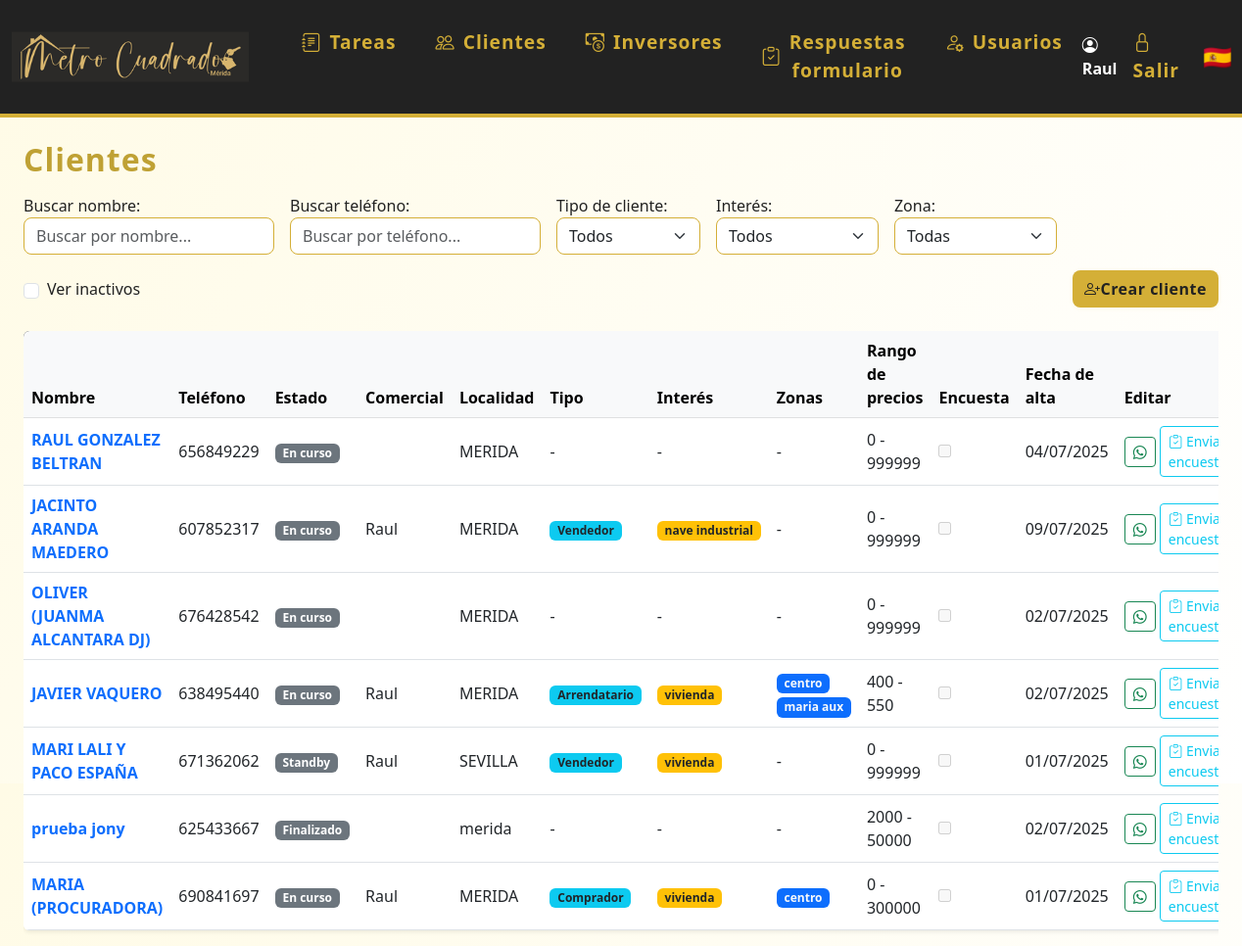
The app's page /clientes (signed in), older data.
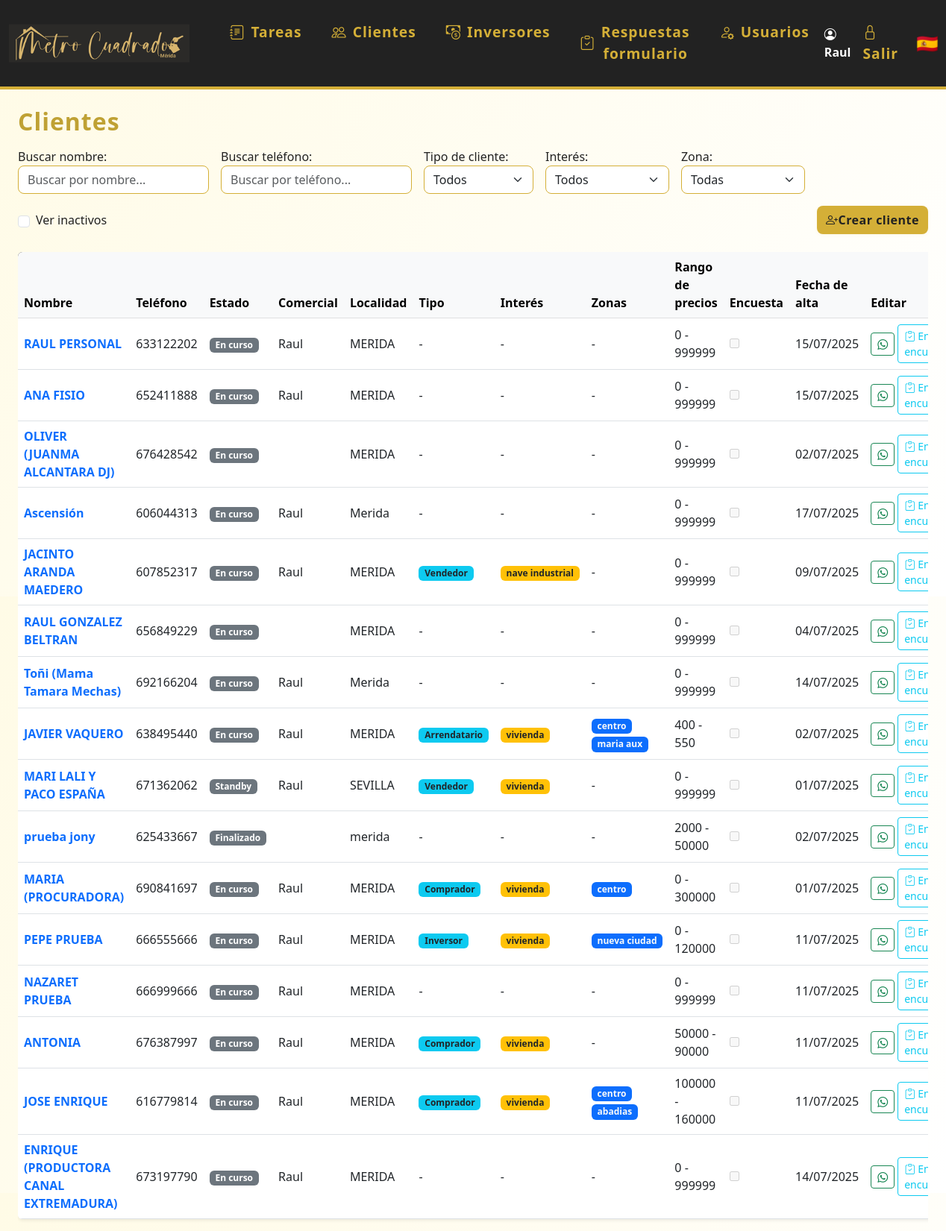
The same page, newer data.
### models.py (models this page shows)
class Usuario(UserMixin, db.Model):
    id = db.Column(db.Integer, primary_key=True)
    nombre = db.Column(db.String(80), unique=True, nullable=False)
    password = db.Column(db.String(200), nullable=False)
    es_admin = db.Column(db.Boolean, default=False)
    color = db.Column(db.String(7), nullable=True, default='#3788d8') # Color en formato hex, e.g., #RRGGBB
    email = db.Column(db.String(120), unique=True, nullable=True)
    telefono = db.Column(db.String(20), unique=True, nullable=True)
    activo = db.Column(db.Boolean, default=True)  # Nuevo campo para desactivar usuario
    eventos = db.relationship('Evento', backref='usuario', lazy=True)
    tareas = db.relationship('Tarea', back_populates='usuario')

class Cliente(db.Model):
    id = db.Column(db.Integer, primary_key=True)
    nombre = db.Column(db.String(120), nullable=False)
    email = db.Column(db.String(120), unique=True, nullable=True)
    telefono = db.Column(db.String(20), unique=True)
    estado = db.Column(db.String(20), nullable=False, default='en_curso') # en_curso, ha_comprado, cancelado
    localidad = db.Column(db.String(120), nullable=True)
    observaciones = db.Column(db.Text, nullable=True)
    tipo_cliente = db.Column(db.String(50), nullable=True)
    interes = db.Column(db.Text, nullable=True)
    zonas = db.Column(db.Text, nullable=True)
    precio_min = db.Column(db.Integer, nullable=True)
    precio_max = db.Column(db.Integer, nullable=True)
    encuesta_enviada = db.Column(db.Boolean, default=False)
    comercial_id = db.Column(db.Integer, db.ForeignKey('usuario.id'), nullable=True)
    fecha_creacion = db.Column(db.DateTime, default=datetime.utcnow)
    activo = db.Column(db.Boolean, default=True)  # Nuevo campo para desactivar cliente
    eventos = db.relationship('Evento', backref='cliente', lazy=True)
    tareas = db.relationship('Tarea', back_populates='cliente')
    visto_por = db.Column(db.Integer, db.ForeignKey('cliente.id'), nullable=True)

### app.py (the view)
@app.route('/clientes')
@login_required
def clientes():
    estado = request.args.get('estado')
    tipo_cliente = request.args.get('tipo_cliente')
    interes = request.args.get('interes')
    mostrar_inactivos = request.args.get('inactivos') == '1'
    query = Cliente.query
    if not mostrar_inactivos:
        query = query.filter_by(activo=True)
    if not current_user.es_admin:
        query = query.filter_by(comercial_id=current_user.id)
    if estado:
        query = query.filter_by(estado=estado)
    if tipo_cliente:
        query = query.filter_by(tipo_cliente=tipo_cliente)
    if interes:
        query = query.filter(Cliente.interes != None).filter(Cliente.interes.like(f"%{interes}%"))
    clientes = query.all()
    from datetime import datetime, time
    def fecha_hora_ultima_tarea(cliente):
        if cliente.tareas:
            return max((datetime.combine(t.fecha, t.hora or time.min) for t in cliente.tareas if t.fecha), default=None)
        return None
    clientes.sort(key=lambda c: fecha_hora_ultima_tarea(c) or datetime.min, reverse=True)
    usuarios_dict = {u.id: u.nombre for u in Usuario.query.all()}
    return render_template('clientes.html', clientes=clientes, usuarios_dict=usuarios_dict)

### app.py (called while the page is built)
@login_manager.user_loader
def load_user(user_id):
    return Usuario.query.get(int(user_id))

### templates/clientes.html (shortened to what this page needs)
{% extends 'base.html' %}
{% block content %}
<h2 class="mb-3">Clientes</h2>
<form method="get" class="mb-4" style="max-width:1300px;display:flex;gap:16px;align-items:end;flex-wrap:wrap;">
  <div style="display:flex;flex:1;gap:16px;align-items:end;flex-wrap:wrap;">
    <div style="flex:1;min-width:200px;">
        <label for="buscadorCliente">Buscar nombre:</label>
        <input type="text" id="buscadorCliente" placeholder="Buscar por nombre..." class="form-control" style="min-width:180px;">
    </div>
    <div style="flex:1;min-width:200px;">
        <label for="buscadorTelefono">Buscar teléfono:</label>
        <input type="text" id="buscadorTelefono" placeholder="Buscar por teléfono..." class="form-control" style="min-width:180px;">
    </div>
    <div>
        <label for="tipo_cliente">Tipo de cliente:</label>
        <select name="tipo_cliente" id="tipo_cliente" class="form-select" onchange="this.form.submit()">
            <option value="">Todos</option>
        </select>
    </div>
    <div>
        <label for="interes">Interés:</label>
        <select name="interes" id="interes" class="form-select" onchange="this.form.submit()">
            <option value="">Todos</option>
        </select>
    </div>
    <div>
        <label for="zona">Zona:</label>
        <select name="zona" id="zona" class="form-select" onchange="this.form.submit()">
            <option value="">Todas</option>
        </select>
    </div>
    <div style="align-self:end;min-width:120px;max-width:180px;display:flex;align-items:center;height:38px;white-space:nowrap;">
        <input class="form-check-input me-2" type="checkbox" value="1" id="mostrarInactivos" name="inactivos" onchange="this.form.submit()" {% if request.args.get('inactivos') == '1' %}checked{% endif %}>
        <label class="form-check-label" for="mostrarInactivos" style="margin-bottom:0;">Ver inactivos</label>
    </div>
  </div>
  <a href="/crear_cliente" class="btn btn-primary" style="height:38px;display:flex;align-items:center;align-self:end;margin-left:auto;"><i class="bi bi-person-plus"></i> Crear cliente</a>
</form>
<div class="table-responsive">
<table class="table table-hover align-middle shadow-sm bg-white rounded" style="min-width:1300px;">
    <thead class="table-light">
        <tr>
            <th>Nombre</th>
            <th>Teléfono</th>
            <th>Estado</th>
            <th>Comercial</th>
            <th>Localidad</th>
            <th>Tipo</th>
            <th>Interés</th>
            <th>Zonas</th>
            <th>Rango de precios</th>
            <th>Encuesta</th>
            <th>Fecha de alta</th>
            <th>Editar</th>
        </tr>
    </thead>
    <tbody>
    {% for cliente in clientes %}
        <tr>
            <td>
                <a href="/editar_cliente/{{ cliente.id }}" class="fw-bold text-decoration-none">{{ cliente.nombre }}</a>
            </td>
            <td>{{ cliente.telefono }}</td>
            <td>
                <span class="badge bg-secondary">
                  {% if cliente.estado == 'pendiente' %}Standby{% else %}{{ cliente.estado.replace('_', ' ').capitalize() }}{% endif %}
                </span>
            </td>
            <td>{% if cliente.comercial_id and usuarios_dict and cliente.comercial_id in usuarios_dict %}{{ usuarios_dict[cliente.comercial_id] }}{% endif %}</td>
            <td>{{ cliente.localidad or '-' }}</td>
            <td>
                {% if cliente.tipo_cliente %}
                  <span class="badge bg-info text-dark">{{ cliente.tipo_cliente.capitalize() }}</span>
                {% else %}-{% endif %}
            </td>
            <td>
                {% if cliente.interes %}
                  {% for interes in cliente.interes.split(',') %}
                    <span class="badge bg-warning text-dark">{{ interes }}</span>
                  {% endfor %}
                {% else %}-{% endif %}
            </td>
            <td>
                {% if cliente.zonas %}
                  {% for zona in cliente.zonas.split(',') %}
                    <span class="badge bg-primary text-light">{{ zona }}</span>
                  {% endfor %}
                {% else %}-{% endif %}
            </td>
            <td>
              {{ cliente.precio_min if cliente.precio_min is not none else 0 }} - {{ cliente.precio_max if cliente.precio_max is not none else 999999 }}
            </td>
            <td><input type="checkbox" disabled {% if cliente.encuesta_enviada %}checked{% endif %}></td>
            <td>{% if cliente.fecha_creacion %}{{ cliente.fecha_creacion.strftime('%d/%m/%Y') }}{% else %}-{% endif %}</td>
            <td>
              <div class="d-inline-flex align-items-center gap-1">
                {% if cliente.telefono %}
                  <a href="https://wa.me/{{ cliente.telefono|replace(' ', '') }}" title="Enviar WhatsApp" class="btn btn-outline-success btn-sm whatsapp-btn" data-telefono="{{ cliente.telefono|replace(' ', '') }}">
                    <i class="bi bi-whatsapp"></i>
                  </a>
                  {% if not cliente.encuesta_enviada %}
                    <a href="#" class="btn btn-outline-info btn-sm encuesta-btn" data-telefono="{{ cliente.telefono|replace(' ', '') }}" data-cliente-id="{{ cliente.id }}" title="Enviar encuesta">
                      <i class="bi bi-clipboard-check"></i> Enviar encuesta
                    </a>
                  {% endif %}
                {% endif %}
              </div>
            </td>
        </tr>
    {% else %}
        <tr><td colspan="14"><em>No hay clientes registrados.</em></td></tr>
    {% endfor %}
    </tbody>
</table>
</div>
{% endblock %}

### templates/base.html (shortened to what this page needs)
<!DOCTYPE html>
<html lang="es">
<head>
    <link rel="stylesheet" href="https://cdn.jsdelivr.net/npm/bootstrap@5.3.0/dist/css/bootstrap.min.css">
    <link rel="stylesheet" href="{{ url_for('static', filename='estilos.css') }}">
    <link rel="stylesheet" href="https://cdn.jsdelivr.net/npm/bootstrap-icons@1.10.5/font/bootstrap-icons.css">
</head>
<body class="d-flex flex-column vh-100">
{% if request.path != '/login' %}
<nav class="navbar navbar-expand-lg mb-4">
  <div class="container-fluid">
    <a class="navbar-brand d-flex align-items-center" href="/">
      <img src="{{ url_for('static', filename='logoraul.png') }}" alt="Logo" style="height:90px;margin-right:18px;">
    </a>
    <div class="collapse navbar-collapse" id="navbarNav">
      <ul class="navbar-nav me-auto mb-2 mb-lg-0">
        <li class="nav-item mx-1">
          <a class="nav-link btn btn-outline-success rounded-pill px-3 d-flex align-items-center gap-2" href="/">
            <i class="bi bi-journal-text"></i> Tareas
          </a>
        </li>
        <li class="nav-item mx-1">
          <a class="nav-link btn btn-outline-primary rounded-pill px-3 d-flex align-items-center gap-2" href="/clientes">
            <i class="bi bi-people"></i> Clientes
          </a>
        </li>
        <li class="nav-item mx-1">
          <a class="nav-link btn btn-outline-danger rounded-pill px-3 d-flex align-items-center gap-2" href="/inversores">
            <i class="bi bi-cash-coin"></i> Inversores
          </a>
        </li>
        {% if current_user.is_authenticated %}
        <li class="nav-item mx-1">
          <a class="nav-link btn btn-outline-secondary rounded-pill px-3 d-flex align-items-center gap-2" href="/respuestas_formulario">
            <i class="bi bi-clipboard-check"></i> Respuestas formulario
          </a>
        </li>
        {% endif %}
        {% if current_user.is_authenticated and current_user.es_admin %}
        <li class="nav-item mx-1">
          <a class="nav-link btn btn-outline-dark rounded-pill px-3 d-flex align-items-center gap-2" href="/usuarios">
            <i class="bi bi-person-gear"></i> Usuarios
          </a>
        </li>
        {% endif %}
      </ul>
      <ul class="navbar-nav align-items-center">
        {% if current_user.is_authenticated %}
        <li class="nav-item me-2">
          <span class="navbar-text fw-bold text-white"><i class="bi bi-person-circle"></i> {{ current_user.nombre }}</span>
        </li>
        <li class="nav-item"><a class="nav-link" href="/logout" title="Salir"><span class="bi bi-lock"></span> Salir</a></li>
        {% else %}
        <li class="nav-item"><a class="nav-link" href="/login" title="Entrar"><span class="bi bi-lock"></span> Entrar</a></li>
        {% endif %}
        <li class="nav-item ms-3"><span class="fs-4">🇪🇸</span></li>
      </ul>
    </div>
  </div>
</nav>
{% endif %}
<div class="flex-grow-1 d-flex flex-column px-4" style="width:100vw;">
    {% block content %}{% endblock %}
</div>
</body>
</html>

### static/estilos.css (style rules this page uses)
body { background: linear-gradient(120deg, #fffbe6 0%, #fff 100%); font-family: 'Segoe UI', 'Arial', sans-serif; color: #222; }
.navbar { background: #222 !important; border-bottom: 4px solid #d4af37; }
.navbar-brand, .navbar-nav .nav-link { color: #d4af37 !important; font-weight: 600; font-size: 1.2rem; letter-spacing: 1px; }
.navbar-brand img { height: 40px; margin-right: 10px; }
.btn-primary, .btn-success { background: #d4af37; border: none; color: #222; font-weight: 600; border-radius: 8px; box-shadow: 0 1px 4px rgba(212,175,55,0.10), 0 0 0 0 #d4af37; letter-spacing: 0.5px; transition: background 0.2s, color 0.2s, box-shadow 0.2s; }
.table thead { background: #222; color: #d4af37; }
h2 { color: #bfa134; font-weight: 700; letter-spacing: 1px; margin-bottom: 1.2rem; }
.form-control, .form-select { border-radius: 8px; border: 1.5px solid #d4af37; box-shadow: none; transition: border 0.2s, box-shadow 0.2s; }
.table { border-radius: 12px; overflow: hidden; box-shadow: 0 1px 8px rgba(212,175,55,0.07); }

Row changes from the older to the newer data that the page shows:
added Cliente: nombre "RAUL PERSONAL", telefono "633122202", estado.replace "En curso", {{ usuarios_dict[cliente.comercial_id] }} "Raul", localidad "MERIDA", precio_min "0", precio_max "999999", fecha_creacion "15/07/2025", shown under "Clientes"
added Cliente: nombre "ANA FISIO", telefono "652411888", estado.replace "En curso", {{ usuarios_dict[cliente.comercial_id] }} "Raul", localidad "MERIDA", precio_min "0", precio_max "999999", fecha_creacion "15/07/2025", shown under "Clientes"
shown differently, row unchanged: Cliente "OLIVER (JUANMA ALCANTARA DJ)": moves up the list
added Cliente: nombre "Ascensión", telefono "606044313", estado.replace "En curso", {{ usuarios_dict[cliente.comercial_id] }} "Raul", localidad "Merida", precio_min "0", precio_max "999999", fecha_creacion "17/07/2025", shown under "Clientes"
shown differently, row unchanged: Cliente "JACINTO ARANDA MAEDERO": moves down the list
added Cliente: nombre "Toñi (Mama Tamara Mechas)", telefono "692166204", estado.replace "En curso", {{ usuarios_dict[cliente.comercial_id] }} "Raul", localidad "Merida", precio_min "0", precio_max "999999", fecha_creacion "14/07/2025", shown under "Clientes"
added Cliente: nombre "PEPE PRUEBA", telefono "666555666", estado.replace "En curso", {{ usuarios_dict[cliente.comercial_id] }} "Raul", localidad "MERIDA", tipo_cliente "Inversor", interes "vivienda", zonas "nueva ciudad", precio_min "0", precio_max "120000", fecha_creacion "11/07/2025"
added Cliente: nombre "NAZARET PRUEBA", telefono "666999666", estado.replace "En curso", {{ usuarios_dict[cliente.comercial_id] }} "Raul", localidad "MERIDA", precio_min "0", precio_max "999999", fecha_creacion "11/07/2025", shown under "Clientes"
added Cliente: nombre "ANTONIA", telefono "676387997", estado.replace "En curso", {{ usuarios_dict[cliente.comercial_id] }} "Raul", localidad "MERIDA", tipo_cliente "Comprador", interes "vivienda", precio_min "50000", precio_max "90000", fecha_creacion "11/07/2025"
added Cliente: nombre "JOSE ENRIQUE", telefono "616779814", estado.replace "En curso", {{ usuarios_dict[cliente.comercial_id] }} "Raul", localidad "MERIDA", tipo_cliente "Comprador", interes "vivienda", zona "centro" "abadias", precio_min "100000", precio_max "160000", fecha_creacion "11/07/2025"
added Cliente: nombre "ENRIQUE (PRODUCTORA CANAL EXTREMADURA)", telefono "673197790", estado.replace "En curso", {{ usuarios_dict[cliente.comercial_id] }} "Raul", localidad "MERIDA", precio_min "0", precio_max "999999", fecha_creacion "14/07/2025", shown under "Clientes"
